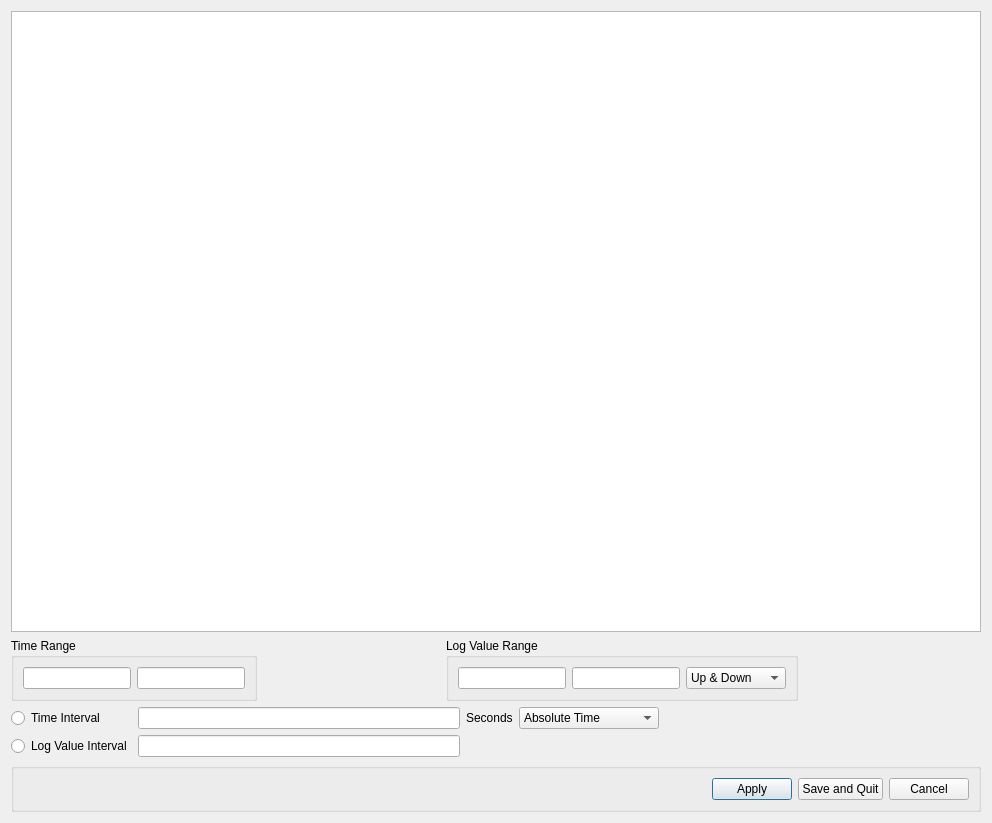
<?xml version="1.0" encoding="UTF-8"?>
<ui version="4.0">
 <class>Dialog</class>
 <widget class="QDialog" name="Dialog">
  <property name="geometry">
   <rect>
    <x>0</x>
    <y>0</y>
    <width>992</width>
    <height>823</height>
   </rect>
  </property>
  <property name="windowTitle">
   <string>Dialog</string>
  </property>
  <layout class="QVBoxLayout" name="verticalLayout">
   <item>
    <widget class="MplGraphicsView" name="graphicsView_main"/>
   </item>
   <item>
    <layout class="QHBoxLayout" name="horizontalLayout_3">
     <item>
      <widget class="QGroupBox" name="groupBox_timeRange">
       <property name="title">
        <string>Time Range</string>
       </property>
       <layout class="QGridLayout" name="gridLayout_2">
        <item row="0" column="0">
         <widget class="QLineEdit" name="lineEdit"/>
        </item>
        <item row="0" column="1">
         <widget class="QLineEdit" name="lineEdit_2"/>
        </item>
       </layout>
      </widget>
     </item>
     <item>
      <spacer name="horizontalSpacer_3">
       <property name="orientation">
        <enum>Qt::Horizontal</enum>
       </property>
       <property name="sizeHint" stdset="0">
        <size>
         <width>40</width>
         <height>20</height>
        </size>
       </property>
      </spacer>
     </item>
     <item>
      <widget class="QGroupBox" name="groupBox_logValue">
       <property name="sizePolicy">
        <sizepolicy hsizetype="Preferred" vsizetype="Preferred">
         <horstretch>0</horstretch>
         <verstretch>0</verstretch>
        </sizepolicy>
       </property>
       <property name="title">
        <string>Log Value Range</string>
       </property>
       <layout class="QHBoxLayout" name="horizontalLayout_4">
        <item>
         <widget class="QLineEdit" name="lineEdit_4"/>
        </item>
        <item>
         <widget class="QLineEdit" name="lineEdit_3"/>
        </item>
        <item>
         <widget class="QComboBox" name="comboBox">
          <property name="minimumSize">
           <size>
            <width>100</width>
            <height>0</height>
           </size>
          </property>
          <item>
           <property name="text">
            <string>Up &amp; Down</string>
           </property>
          </item>
          <item>
           <property name="text">
            <string>Up</string>
           </property>
          </item>
          <item>
           <property name="text">
            <string>Down</string>
           </property>
          </item>
         </widget>
        </item>
       </layout>
      </widget>
     </item>
     <item>
      <spacer name="horizontalSpacer_4">
       <property name="orientation">
        <enum>Qt::Horizontal</enum>
       </property>
       <property name="sizeHint" stdset="0">
        <size>
         <width>40</width>
         <height>20</height>
        </size>
       </property>
      </spacer>
     </item>
    </layout>
   </item>
   <item>
    <layout class="QGridLayout" name="gridLayout">
     <item row="1" column="1">
      <widget class="QLineEdit" name="lineEdit_logValueInterval"/>
     </item>
     <item row="1" column="0">
      <widget class="QRadioButton" name="radioButton_useValue">
       <property name="text">
        <string>Log Value Interval</string>
       </property>
      </widget>
     </item>
     <item row="0" column="2">
      <widget class="QLabel" name="label">
       <property name="text">
        <string>Seconds</string>
       </property>
      </widget>
     </item>
     <item row="0" column="4">
      <spacer name="horizontalSpacer">
       <property name="orientation">
        <enum>Qt::Horizontal</enum>
       </property>
       <property name="sizeType">
        <enum>QSizePolicy::Expanding</enum>
       </property>
       <property name="sizeHint" stdset="0">
        <size>
         <width>40</width>
         <height>20</height>
        </size>
       </property>
      </spacer>
     </item>
     <item row="0" column="0">
      <widget class="QRadioButton" name="radioButton_useTimeInterval">
       <property name="text">
        <string>Time Interval</string>
       </property>
      </widget>
     </item>
     <item row="0" column="1">
      <widget class="QLineEdit" name="lineEdit_timeInterval">
       <property name="sizePolicy">
        <sizepolicy hsizetype="Preferred" vsizetype="Fixed">
         <horstretch>0</horstretch>
         <verstretch>0</verstretch>
        </sizepolicy>
       </property>
      </widget>
     </item>
     <item row="0" column="3">
      <widget class="QComboBox" name="comboBox_2">
       <property name="minimumSize">
        <size>
         <width>140</width>
         <height>0</height>
        </size>
       </property>
       <item>
        <property name="text">
         <string>Absolute Time</string>
        </property>
       </item>
       <item>
        <property name="text">
         <string>Relative Time</string>
        </property>
       </item>
      </widget>
     </item>
    </layout>
   </item>
   <item>
    <layout class="QHBoxLayout" name="horizontalLayout_2">
     <item>
      <widget class="QGroupBox" name="groupBox">
       <property name="title">
        <string/>
       </property>
       <layout class="QHBoxLayout" name="horizontalLayout">
        <item>
         <spacer name="horizontalSpacer_2">
          <property name="orientation">
           <enum>Qt::Horizontal</enum>
          </property>
          <property name="sizeHint" stdset="0">
           <size>
            <width>40</width>
            <height>20</height>
           </size>
          </property>
         </spacer>
        </item>
        <item>
         <widget class="QPushButton" name="pushButton_apply">
          <property name="text">
           <string>Apply</string>
          </property>
         </widget>
        </item>
        <item>
         <widget class="QPushButton" name="pushButton_saveQuit">
          <property name="text">
           <string>Save and Quit</string>
          </property>
         </widget>
        </item>
        <item>
         <widget class="QPushButton" name="pushButton_cancel">
          <property name="text">
           <string>Cancel</string>
          </property>
          <property name="shortcut">
           <string>Ctrl+Q</string>
          </property>
         </widget>
        </item>
       </layout>
      </widget>
     </item>
    </layout>
   </item>
  </layout>
 </widget>
 <customwidgets>
  <customwidget>
   <class>MplGraphicsView</class>
   <extends>QGraphicsView</extends>
   <header>mplgraphicsview.h</header>
  </customwidget>
 </customwidgets>
 <resources/>
 <connections/>
</ui>
